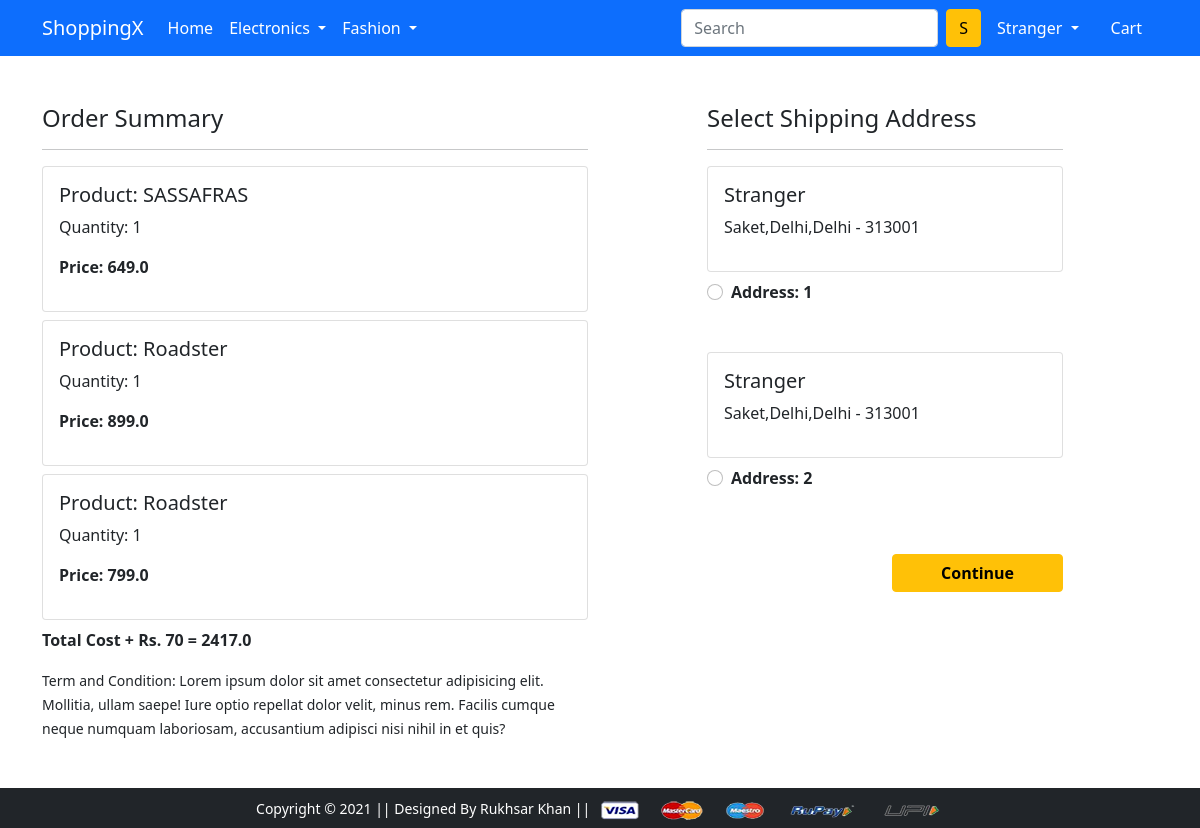
The page /checkout/ (signed in) on the database its author committed.
### app/models.py (models this page shows, shortened)
class Cart(models.Model):
        user = models.ForeignKey(User, on_delete=models.CASCADE)
        product = models.ForeignKey(Product,on_delete=models.CASCADE)
        quantity = models.PositiveIntegerField(default=1)
        @property
        def total_cost(self):
            return self.quantity * self.product.discount_price

class Product(models.Model):
        title =models.CharField(max_length=100)
        selling_price = models.FloatField()
        discount_price = models.FloatField()
        description = models.TextField()
        brand = models.CharField(max_length=100)
        category = models.CharField( choices=CATEGORY_CHOICES, max_length=2)
        product_image = models.ImageField(upload_to = 'producting')

class Customer(models.Model):
    user = models.ForeignKey(User, on_delete=models.CASCADE)
    name = models.CharField(max_length=200)
    locality= models.CharField(max_length=200)
    city = models.CharField(max_length=200)
    zipcode = models.IntegerField()
    state = models.CharField(choices=STATE_CHOICES, max_length=50)

### app/views.py (the view)
# urls.py: path('checkout/', views.checkout, name='checkout'),
@login_required
def checkout(request):
    user = request.user
    add = Customer.objects.filter(user=user)
    cart_items = Cart.objects.filter(user=user)
    amount = 0.0
    shipping_amount = 70.0
    total_amount = 0.0
    cart_product =  [p for p in Cart.objects.all() if p.user == request.user]
    if cart_product:
        for p in cart_product:
                tempamount = (p.quantity * p.product.discount_price)
                amount += tempamount
        total_amount = amount + shipping_amount
    return render(request, 'app/checkout.html',{'add':add,'cart_items':cart_items,'total_amount':total_amount})

### app/templates/app/checkout.html (shortened to what this page needs)
{% extends 'app/base.html' %}
{% load static %}
{% block main-content %}
<div class="container">
 <div class="row mt-5">
  <div class="col-sm-6">
    <h4>Order Summary</h4>
    <hr>
    {% for item in cart_items %}
      <div class="card mb-2">
        <div class="card-body">
          <h5>Product: {{item.product.brand}}</h5>
          <p>Quantity: {{item.quantity}}</p>
          <p class="fw-bold">Price: {{item.total_cost}}</p>
        </div>
      </div>
    {% endfor %}
    <p class="fw-bold">Total Cost +  Rs. 70 = {{total_amount}}</p>
    <small>Term and Condition: Lorem ipsum dolor sit amet consectetur adipisicing elit. Mollitia, ullam saepe! Iure optio repellat dolor velit, minus rem. Facilis cumque neque numquam laboriosam, accusantium adipisci nisi nihil in et quis?</small>
  </div>
  <div class="col-sm-4 offset-sm-1">
    <h4>Select Shipping Address</h4>
    <hr>
    <form action="/paymentdone">
    {% for ad in add %}
      <div class="card">
        <div class="card-body">
        <h5>{{ad.name}}</h5>
        <p>{{ad.locality}},{{ad.city}},{{ad.state}} - {{ad.zipcode}}</p>
        </div>
      </div>
        <div class="form-check mt-2 mb-5">
          <input class="form-check-input" type="radio" name="custid"
          id="custadd{{forloop.counter}}" value="{{ad.id}}">
          <label class="form-check-label fw-bold" for="custadd{{forloop.counter}}">
            Address: {{forloop.counter}} </label>
        </div>
        {% endfor %}
        <div class="text-end">
          <button type="submit" class="btn btn-warning mt-3 px-5 fw-bold">Continue</button>
        </div>
      </form>
    </div>
  </div>
</div>
{% endblock main-content %}

### app/templates/app/base.html (shortened to what this page needs)
<!doctype html>
{% load static %}
<html lang="en">
  <head>
    <link href="https://cdn.jsdelivr.net/npm/bootstrap@5.0.0-beta1/dist/css/bootstrap.min.css" rel="stylesheet">
    <link rel="stylesheet" href="{% static 'app/css/owl.carousel.min.css' %}">
    <link rel="stylesheet" href="{% static 'app/css/all.min.css' %}">
    <link rel="stylesheet" href="{% static 'app/css/style.css' %}">
  </head>
  <body>
    <nav class="navbar navbar-expand-lg navbar-dark bg-primary">
     <div class="container">
       <a class="navbar-brand" href="/">ShoppingX</a>
       <div class="collapse navbar-collapse" id="navbarSupportedContent">
         <ul class="navbar-nav me-auto mb-2 mb-lg-0">
           <li class="nav-item">
             <a class="nav-link active" aria-current="page" href="/">Home</a>
           </li>
           <li class="nav-item dropdown">
             <a class="nav-link dropdown-toggle text-white" href="#" id="electronicsDropdown" role="button" data-bs-toggle="dropdown" aria-expanded="false">
               Electronics
             </a>
           </li>
           <li class="nav-item dropdown">
             <a class="nav-link dropdown-toggle text-white" href="#" id="fashionDropdown" role="button" data-bs-toggle="dropdown" aria-expanded="false">
               Fashion
             </a>
           </li>
         </ul>
         <form class="d-flex">
           <input class="form-control me-2" type="search" placeholder="Search" aria-label="Search">
           <button class="btn btn-warning" type="submit">S</button>
         </form>
         <div>
          <ul class="navbar-nav me-auto mb-2 mb-lg-0">
          {% if request.user.is_authenticated %}
           <li class="nav-item dropdown mx-2">
              <a class="nav-link dropdown-toggle text-white" href="#" id="profileDropdown" role="button" data-bs-toggle="dropdown" aria-expanded="false">
                {{request.user.username|capfirst}}
              </a>
            </li>
            <li class="nav-item mx-2">
             <a href="{% url 'showcart' %}" class="nav-link text-white"> Cart </a>
            </li>
          {% endif %}
          </ul>
         </div>
       </div>
     </div>
    </nav>
    {% block main-content %} {% endblock main-content %}
    <footer class="container-fluid bg-dark text-center p-2 mt-5">
        <small class="text-white">Copyright &copy; 2021 || Designed By Rukhsar Khan || </small>
        <img src="{% static 'app/images/payment.png' %}" alt="" srcset="" class="img-fluid" height="2px">
    </footer>
  </body>
</html>

### rows shown on the page
Cart: product.brand "SASSAFRAS", quantity "1", total_cost "649.0"
Cart: product.brand "Roadster", quantity "1", total_cost "899.0"
Cart: product.brand "Roadster", quantity "1", total_cost "799.0"
Customer: name "Stranger", locality "Saket", city "Delhi", state "Delhi", zipcode "313001"
Customer: name "Stranger", locality "Saket", city "Delhi", state "Delhi", zipcode "313001"

### other values the page prints
{{ request.user.username|capfirst }} "Stranger"
{{ total_amount }} "2417.0"
